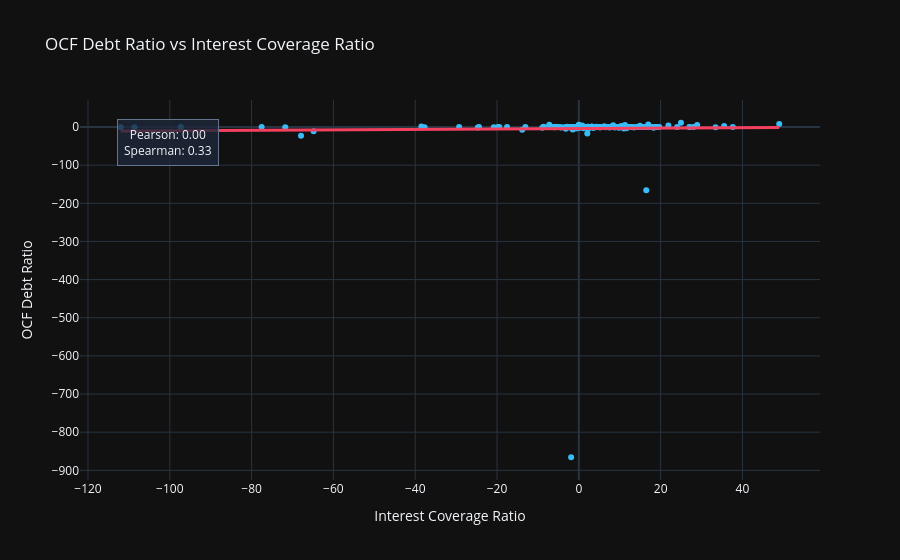

Notebook source saved alongside this figure:
### Markdown cell above
a. ICR-OCF/Debt

### Code cell
df = conn.sql("""
    SELECT
        accession_number,
        period_end,
        ocf_debt_ratio,
        interest_coverage_ratio
    FROM gold.fact_financial_metrics
    WHERE ocf_debt_ratio IS NOT NULL
      AND interest_coverage_ratio IS NOT NULL
""").df()

pearson_corr, pearson_p = pearsonr(df['ocf_debt_ratio'], df['interest_coverage_ratio'])
spearman_corr, spearman_p = spearmanr(df['ocf_debt_ratio'], df['interest_coverage_ratio'])

ocf_low, ocf_high = df["ocf_debt_ratio"].quantile([0.01, 0.99])
ic_low, ic_high = df["interest_coverage_ratio"].quantile([0.01, 0.99])

df_plot = df[
    df["ocf_debt_ratio"].between(ocf_low, ocf_high)
    & df["interest_coverage_ratio"].between(ic_low, ic_high)
]

fig = px.scatter(
    df_plot,
    x="interest_coverage_ratio",
    y="ocf_debt_ratio",
    title="OCF Debt Ratio vs Interest Coverage Ratio",
    labels={"ocf_debt_ratio": "OCF Debt Ratio", "interest_coverage_ratio": "Interest Coverage Ratio"},
    trendline="ols",
    template="plotly_dark",
    color_discrete_sequence=["#38BDF8"]  
)

fig.update_traces(line=dict(color="#F43F5E", width=3), selector=dict(mode="lines"))

fig.add_annotation(
    x=0.05,
    y=0.95,
    xref="paper",
    yref="paper",
    text=f'Pearson: {pearson_corr:.2f}<br>Spearman: {spearman_corr:.2f}',
    showarrow=False,
    bgcolor="rgba(30, 41, 59, 0.8)", 
    bordercolor="#64748B",            
    borderwidth=1,
    borderpad=6
)

fig.show()

### Figure 1 — Plotly figure (JSON) as saved in the notebook; plotly's stock layout.template omitted (floating-point values rounded to 4 significant figures; data arrays with more than 128 entries replaced by an {"elided": "..."} marker saying what was removed)
{"data": [{"hovertemplate": "Interest Coverage Ratio=%{x}<br>OCF Debt Ratio=%{y}<extra></extra>", "legendgroup": "", "marker": {"color": "#38BDF8", "symbol": "circle"}, "mode": "markers", "name": "", "orientation": "v", "showlegend": false, "type": "scatter", "x": {"elided": "271 float values"}, "xaxis": "x", "y": {"elided": "271 float values"}, "yaxis": "y"}, {"hovertemplate": "<b>OLS trendline</b><br>ocf_debt_ratio = 0.0541839 * interest_coverage_ratio + -4.09532<br>R<sup>2</sup>=0.000316<br><br>Interest Coverage Ratio=%{x}<br>OCF Debt Ratio=%{y} <b>(trend)</b><extra></extra>", "legendgroup": "", "line": {"color": "#F43F5E", "width": 3}, "marker": {"color": "#38BDF8", "symbol": "circle"}, "mode": "lines", "name": "", "showlegend": false, "type": "scatter", "x": {"elided": "271 float values"}, "xaxis": "x", "y": {"elided": "271 float values"}, "yaxis": "y"}], "layout": {"annotations": [{"bgcolor": "rgba(30, 41, 59, 0.8)", "bordercolor": "#64748B", "borderpad": 6, "borderwidth": 1, "showarrow": false, "text": "Pearson: 0.00<br>Spearman: 0.33", "x": 0.05, "xref": "paper", "y": 0.95, "yref": "paper"}], "legend": {"tracegroupgap": 0}, "title": {"text": "OCF Debt Ratio vs Interest Coverage Ratio"}, "xaxis": {"anchor": "y", "domain": [0, 1], "title": {"text": "Interest Coverage Ratio"}}, "yaxis": {"anchor": "x", "domain": [0, 1], "title": {"text": "OCF Debt Ratio"}}}}
